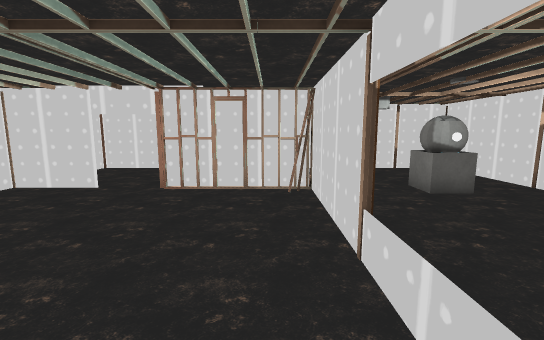
view 1 (above)

12 first-person views from a walk through a Unity game level. The camera is 1.4 m above the floor, tilts 8° down and sees 90° across. The floor is counted in squares, 1 m on a side. Each view is taken from the middle of a square. On the plan, view 1 faces up. The plan holds only what a view shows up to about 13 squares ahead; the rest is blank. The place goes on beyond the plan. Some surface patterns are stand-ins.

view 2
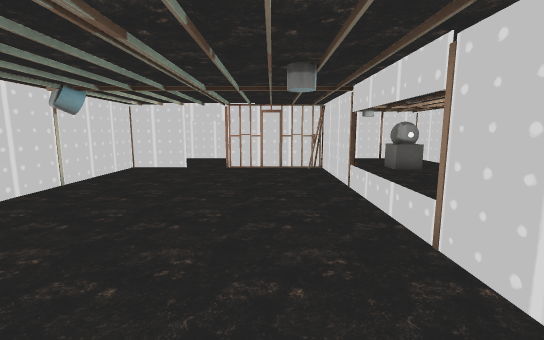

view 3
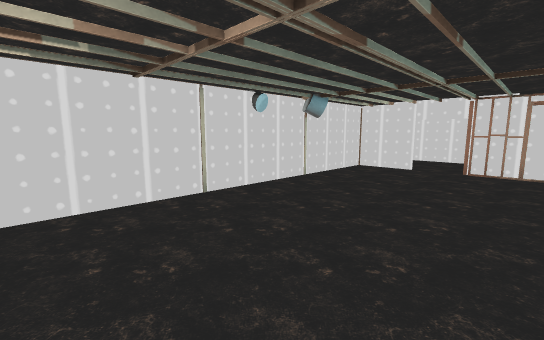

view 4
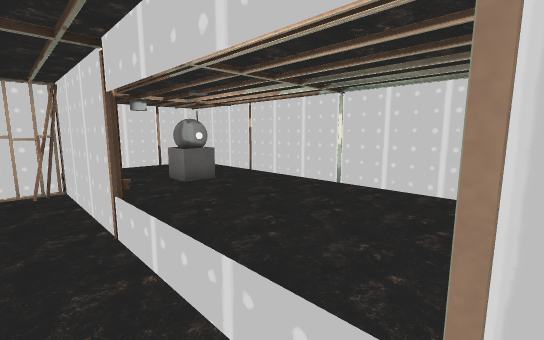

view 5
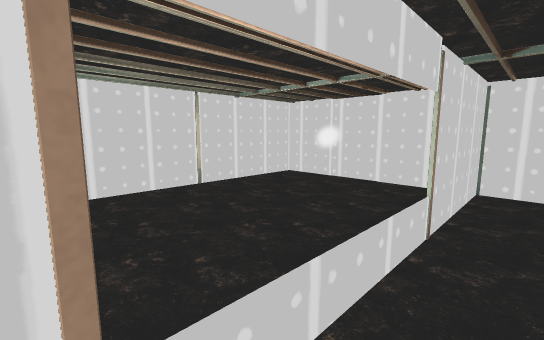

view 6
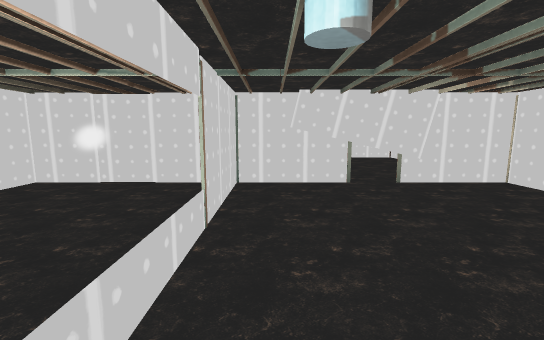

view 7
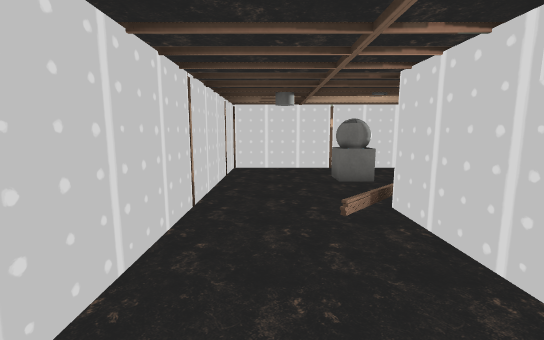

view 8
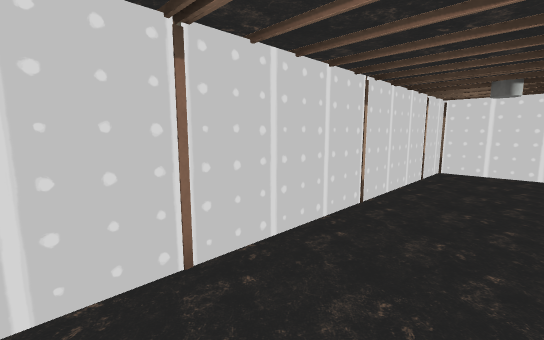

view 9
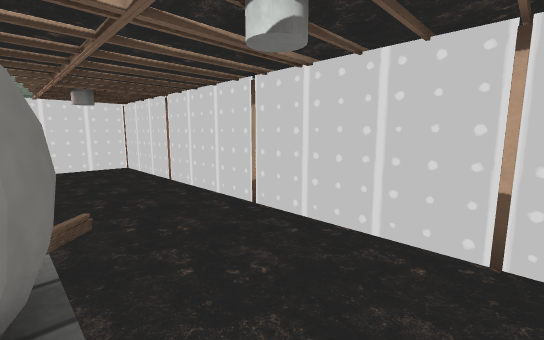

view 10
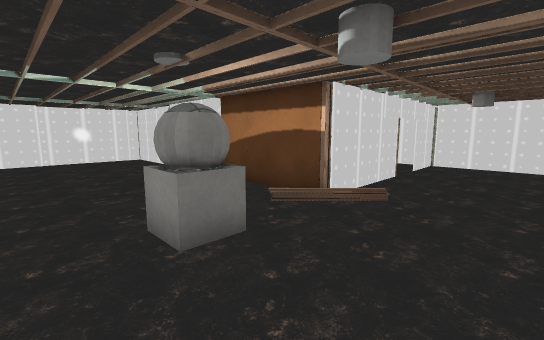

view 11
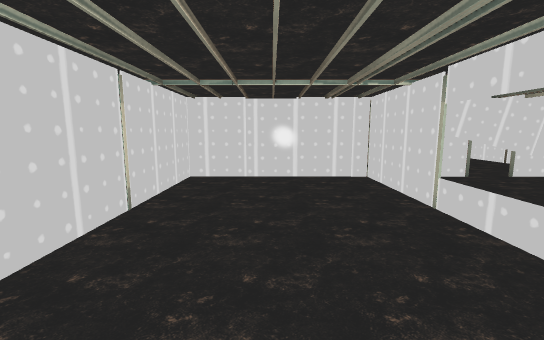

view 12
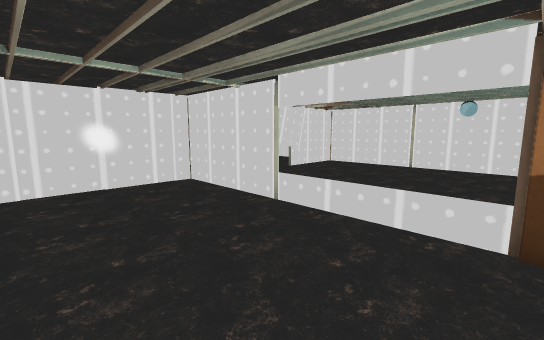

### Floor plan
Points are (right, up) in squares from view 1. A wall is a line through its corners. A room is listed if a view was taken in it or the views show most of it. See-through windows are left out.
Room 1 (views 1, 2, 3, 4, 5, 6)
walls: (-4.4, 6.7) (-6.6, 6.7); (-1.2, 6.6) (-2.8, 6.6); (0.6, 6.3) (0.6, 6.8); (1, -4.5) (1, 6.6) (-0.8, 6.6); (-6.5, 7) (-6.5, -4.5) (0.9, -4.5); (1, 6.7) (-2.9, 6.7)
ways out: opening at (-3.5, 7) to room 2; gap at (1, -1) to room 2; gap at (1, 3) to room 2
Room 2 (views 7, 8, 9, 10, 11, 12)
walls: (-2.9, 6.8) (1, 6.8) (1, -4.5); (-6.6, 6.8) (-4.4, 6.8); (0.9, -4.5) (4.6, -4.5); (6.6, -3.5) (6.6, 10.5) (-6.5, 10.5) (-6.5, 7)
ways out: opening at (-3.5, 7) to room 1; gap at (1, -1) to room 1; gap at (1, 3) to room 1; opening at (3.5, -4) to room 3; opening at (5.5, -2.5) to room 3
objects: other object (4, 6) to (4, 7)
Room 3 (no view inside)
walls: (4.6, -4.5) (6.6, -4.5) (6.6, -3.5)
ways out: opening at (3.5, -4) to room 2; opening at (5.5, -2.5) to room 2

Positions as (right, up) in squares from view 1, and headings:
1: (0, 0), facing up
2: (-1, -4), facing up
3: (-1, -4), facing up-left
4: (0, -1), facing up-right
5: (0, 3), facing down-right
6: (0, 3), facing down
7: (-4, 9), facing right
8: (-4, 8), facing up-right
9: (5, 7), facing up-left
10: (6, 10), facing down-left
11: (4, 4), facing down
12: (5, 3), facing down-left
